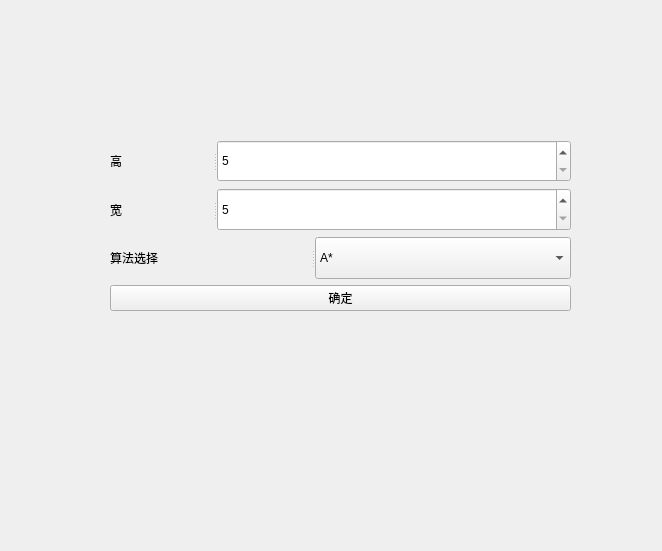
<?xml version="1.0" encoding="UTF-8"?>
<ui version="4.0">
 <class>Form</class>
 <widget class="QWidget" name="Form">
  <property name="geometry">
   <rect>
    <x>0</x>
    <y>0</y>
    <width>662</width>
    <height>551</height>
   </rect>
  </property>
  <property name="windowTitle">
   <string>Form</string>
  </property>
  <widget class="QWidget" name="">
   <property name="geometry">
    <rect>
     <x>110</x>
     <y>140</y>
     <width>461</width>
     <height>171</height>
    </rect>
   </property>
   <layout class="QGridLayout" name="gridLayout">
    <item row="3" column="0">
     <widget class="QPushButton" name="sureBtn">
      <property name="text">
       <string>确定</string>
      </property>
     </widget>
    </item>
    <item row="2" column="0">
     <widget class="QSplitter" name="splitter_3">
      <property name="orientation">
       <enum>Qt::Horizontal</enum>
      </property>
      <widget class="QLabel" name="label">
       <property name="text">
        <string>算法选择</string>
       </property>
      </widget>
      <widget class="QComboBox" name="arithBox">
       <item>
        <property name="text">
         <string>A*</string>
        </property>
       </item>
       <item>
        <property name="text">
         <string>DFS</string>
        </property>
       </item>
       <item>
        <property name="text">
         <string>greed</string>
        </property>
       </item>
      </widget>
     </widget>
    </item>
    <item row="1" column="0">
     <widget class="QSplitter" name="splitter_2">
      <property name="orientation">
       <enum>Qt::Horizontal</enum>
      </property>
      <widget class="QLabel" name="width">
       <property name="layoutDirection">
        <enum>Qt::LeftToRight</enum>
       </property>
       <property name="text">
        <string>宽</string>
       </property>
      </widget>
      <widget class="QSpinBox" name="width_num">
       <property name="minimum">
        <number>5</number>
       </property>
       <property name="maximum">
        <number>20</number>
       </property>
      </widget>
     </widget>
    </item>
    <item row="0" column="0">
     <widget class="QSplitter" name="splitter">
      <property name="orientation">
       <enum>Qt::Horizontal</enum>
      </property>
      <widget class="QLabel" name="height">
       <property name="text">
        <string>高</string>
       </property>
      </widget>
      <widget class="QSpinBox" name="height_num">
       <property name="minimum">
        <number>5</number>
       </property>
       <property name="maximum">
        <number>20</number>
       </property>
      </widget>
     </widget>
    </item>
   </layout>
  </widget>
 </widget>
 <resources/>
 <connections/>
</ui>
